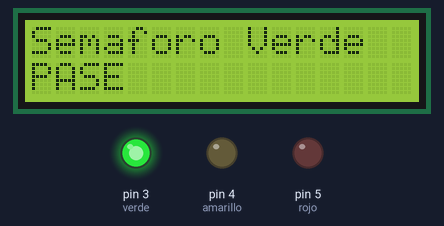
Simulated run of this sketch. Board: Arduino Uno, built with avr-gcc and run on an emulated ATmega328P. Shown: 16×2 character LCD, output pins drawn as LEDs (lit = HIGH). What the sketch prints to the serial monitor is not drawn.

Above: at 0.1 s.
At 5.2 s:
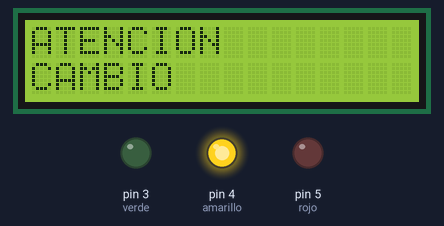
At 7.2 s:
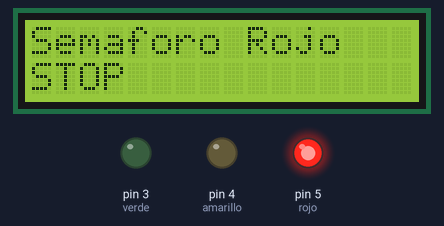
Timing chart, 0 to 39.8 s (numbered marks = the images above):
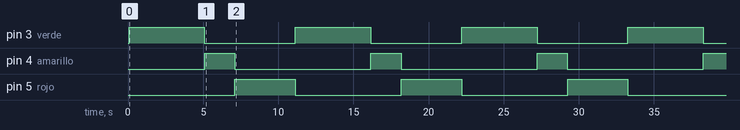

The sketch:

Practica16_Semaforo_y_LCD.ino
```cpp
//Práctica16 Semaforo y LCD

#include <Wire.h>
#include <LCD.h>
#include <LiquidCrystal_I2C.h>


#define I2C_ADDR 0x27  //ese 0x significa que es hexadecimal, no decimal

LiquidCrystal_I2C lcd(I2C_ADDR,2,1,0,4,5,6,7);

int verde=3;
int amarillo=4;
int rojo=5;

void setup() {

  pinMode(verde,OUTPUT);
  pinMode(amarillo,OUTPUT);
  pinMode(rojo,OUTPUT);
  Serial.begin(9600);

  lcd.begin(16,2);  //inicializamos el display, 16 caracteres en 2 lineas

  lcd.setBacklightPin(3,POSITIVE);  //encender luz
  lcd.setBacklight(HIGH);
  lcd.clear();
}

void loop() {

  Serial.println("Semaforo - Inicio");//Escribe el texto en puerto serie
  digitalWrite(verde,HIGH); //Led verde on
  Serial.println("Semaforo-Verde"); //Escribe texto Serial
  lcd.home();
  lcd.setCursor(0,0);  //posición 0 linea 0
  lcd.print("Semaforo Verde");
  lcd.setCursor(0,1);
  lcd.print("PASE");
  delay(5000);
  digitalWrite(verde,LOW);  //Led verde off
  lcd.clear();

  digitalWrite(amarillo,HIGH); //Led amarillo on
  Serial.println("Semaforo-Amarillo"); //Escribe texto Serial
  lcd.home();
  lcd.setCursor(0,0);  //posición 0 linea 0
  lcd.print("ATENCION");
  lcd.setCursor(0,1);
  lcd.print("CAMBIO");
  delay(2000);
  digitalWrite(amarillo,LOW);  //Led amarillo off
  lcd.clear();

  digitalWrite(rojo,HIGH);
  Serial.println("Semaforo-Rojo");
  lcd.home();
  lcd.setCursor(0,0);  //posición 0 linea 0
  lcd.print("Semaforo Rojo");
  lcd.setCursor(0,1);
  lcd.print("STOP");
  delay(4000);
  digitalWrite(rojo,LOW);
  lcd.clear();
}
```

Measured:
- by itself, pin 3 (verde): alternates HIGH for 5.0 s and LOW for 6.0 s
- by itself, pin 4 (amarillo): alternates HIGH for 2.0 s and LOW for 9.1 s
- by itself, pin 5 (rojo): alternates HIGH for 4.0 s and LOW for 7.0 s
- what the display in image 1 shows lasts 2.0 s, from 5.1 s to 7.1 s
